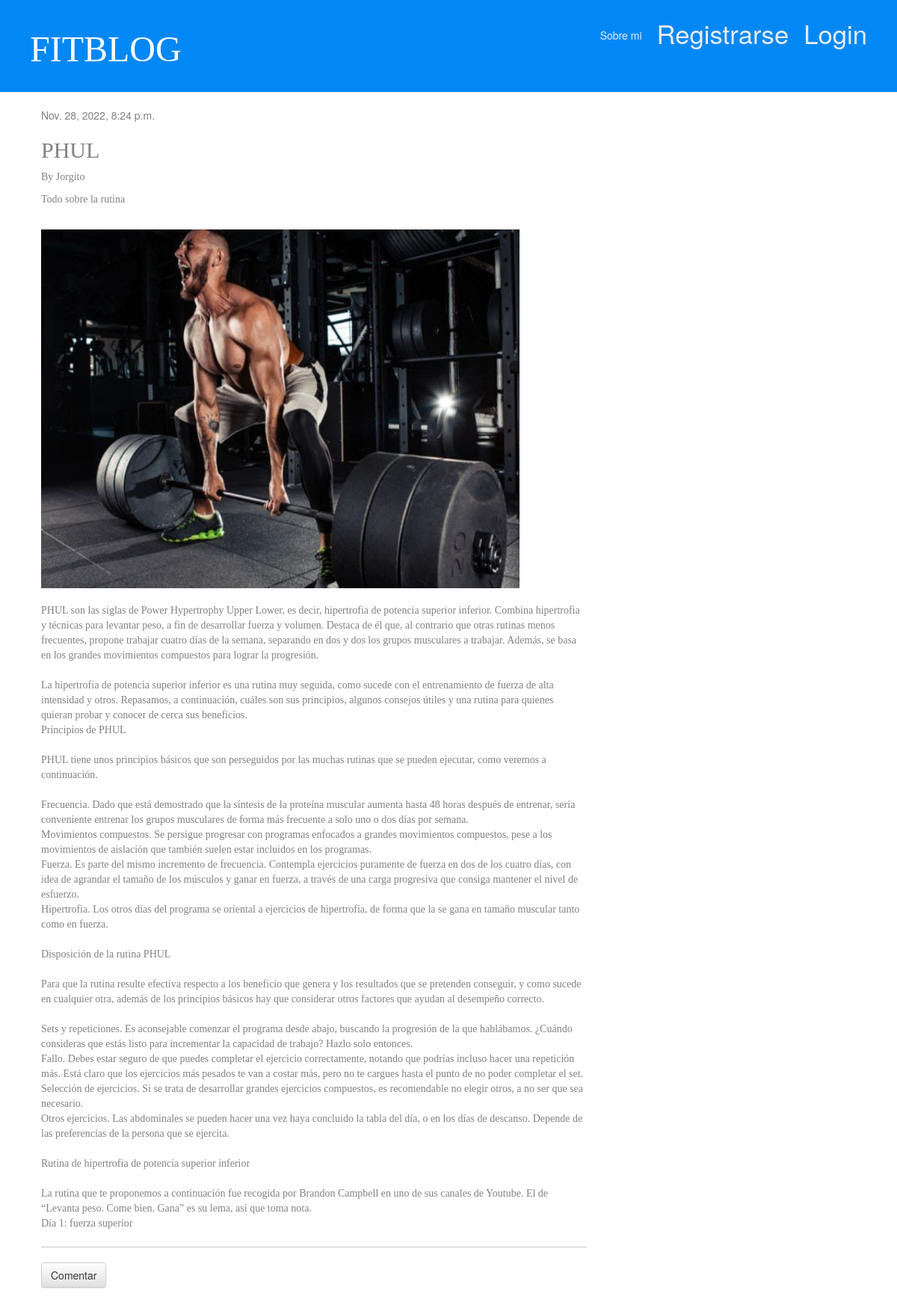
The page /post/8/ on the database its author committed.
### blog/models.py (models this page shows, shortened)
class Post(models.Model):
    author = models.ForeignKey(settings.AUTH_USER_MODEL, on_delete=models.CASCADE)
    title = models.CharField(max_length=200)
    text = models.TextField()
    short_text = models.CharField(max_length=50, null=True)
    created_date = models.DateTimeField(
            default=timezone.now)
    imagen = models.ImageField(upload_to='post', null=True)
    published_date = models.DateTimeField(
            blank=True, null=True)

### blog/views.py (the view)
# urls.py: path('post/<int:pk>/', views.post_detail, name='post_detail'),
def post_detail(request, pk):
    post = get_object_or_404(Post, pk=pk)
    return render(request, 'blog/post_detail.html', {'post': post})

### blog/templates/blog/post_detail.html (shortened to what this page needs)
{% extends 'blog/base.html' %}
{% block content %}
    <div class="post">
        {% if post.published_date %}
            <div class="date">
                {{ post.published_date }}
        {% endif %}
    <h2>{{ post.title }}</h2>
    <p>By {{ post.author }}</p>
    <p>{{ post.short_text }}</p>
    <br>
    {% if post.imagen %}
    <img src="{{ post.imagen.url }}" width=640 height=480>
    {% endif %}
    <br>
    <br>
    <p>{{ post.text|linebreaksbr }}</p>
    </div>
    <hr>
     <a class="btn btn-default" href= "{% url 'add_comment_to_post' pk=post.pk %}"> Comentar</a>
</div>
{% endblock %}

### blog/static/css/blog.css (style rules this page uses)
h1, h2, h3, h4, p { font-family: 'Alfa Slab One'; }
.date { color: #828282; }
.post { margin-bottom: 70px; }

### rows shown on the page
Post: published_date "Nov. 28, 2022, 8:24 p.m.", title "PHUL", author "Jorgito", short_text "Todo sobre la rutina", imagen (picture), text "PHUL son las siglas de Power Hypertrophy Upper Lower, es decir, hipertrofia de potencia superior inferior. Combina hipertrofia y técnicas para levantar peso, a fin de desarrollar fuerza y volumen. Destaca de él que, al contrario que otras rutinas menos frecuentes, propone trabajar cuatro días de la semana, separando en dos y dos los grupos musculares a trabajar. Además, se basa en los grandes movimientos compuestos para lograr la progresión. La hipertrofia de potencia superior inferior es una rutina muy seguida, como sucede con el entrenamiento de fuerza de alta intensidad y otros. Repasamos, a continuación, cuáles son sus principios, algunos consejos útiles y una rutina para quienes…"
